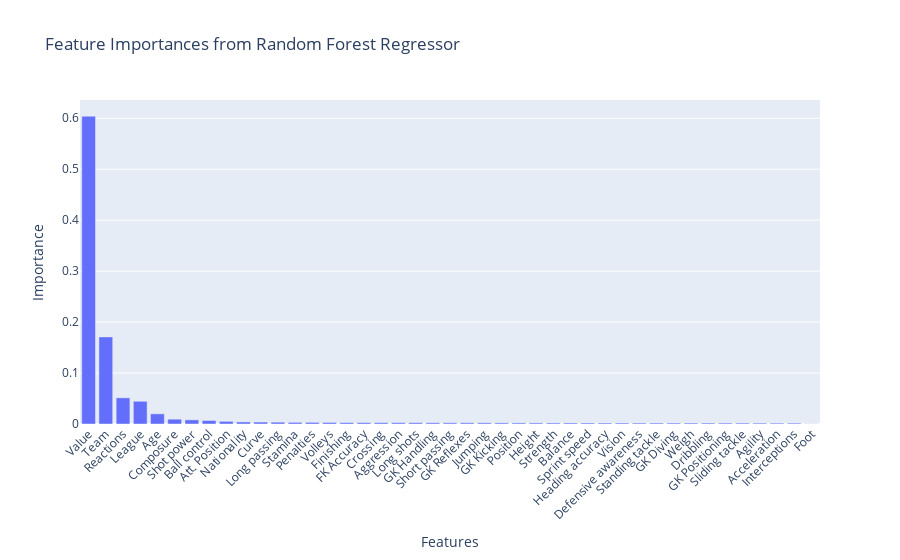

Notebook source saved alongside this figure:
### Code cell
# Sort features by importance
sorted_indices = np.argsort(importances)[::-1]
sorted_feature_names = [feature_names[idx] for idx in sorted_indices]
sorted_importances = importances[sorted_indices]

# Create Plotly bar chart
fig = go.Figure([go.Bar(x=sorted_feature_names, y=sorted_importances)])
fig.update_layout(
    title='Feature Importances from Random Forest Regressor',
    xaxis_title='Features',
    yaxis_title='Importance',
    xaxis_tickangle=-45
)
fig.show()

### Figure 1 — Plotly figure (JSON) as saved in the notebook; plotly's stock layout.template omitted (floating-point values rounded to 4 significant figures)
{"data": [{"type": "bar", "x": ["Value", "Team", "Reactions", "League", "Age", "Composure", "Shot power", "Ball control", "Att. Position", "Nationality", "Curve", "Long passing", "Stamina", "Penalties", "Volleys", "Finishing", "FK Accuracy", "Crossing", "Aggression", "Long shots", "GK Handling", "Short passing", "GK Reflexes", "Jumping", "GK Kicking", "Position", "Height", "Strength", "Balance", "Sprint speed", "Heading accuracy", "Vision", "Defensive awareness", "Standing tackle", "GK Diving", "Weigh", "Dribbling", "GK Positioning", "Sliding tackle", "Agility", "Acceleration", "Interceptions", "Foot"], "y": [0.6041, 0.1709, 0.05141, 0.04459, 0.01998, 0.009477, 0.008151, 0.00688, 0.00524, 0.00409, 0.00383, 0.003619, 0.003237, 0.003231, 0.003063, 0.002811, 0.00275, 0.002655, 0.002654, 0.002593, 0.002443, 0.002408, 0.002389, 0.002316, 0.002226, 0.002136, 0.002098, 0.002057, 0.002045, 0.002018, 0.001968, 0.001918, 0.001911, 0.001909, 0.001904, 0.001893, 0.001876, 0.001865, 0.001836, 0.001794, 0.00174, 0.001718, 0.0002769]}], "layout": {"title": {"text": "Feature Importances from Random Forest Regressor"}, "xaxis": {"tickangle": -45, "title": {"text": "Features"}}, "yaxis": {"title": {"text": "Importance"}}}}
